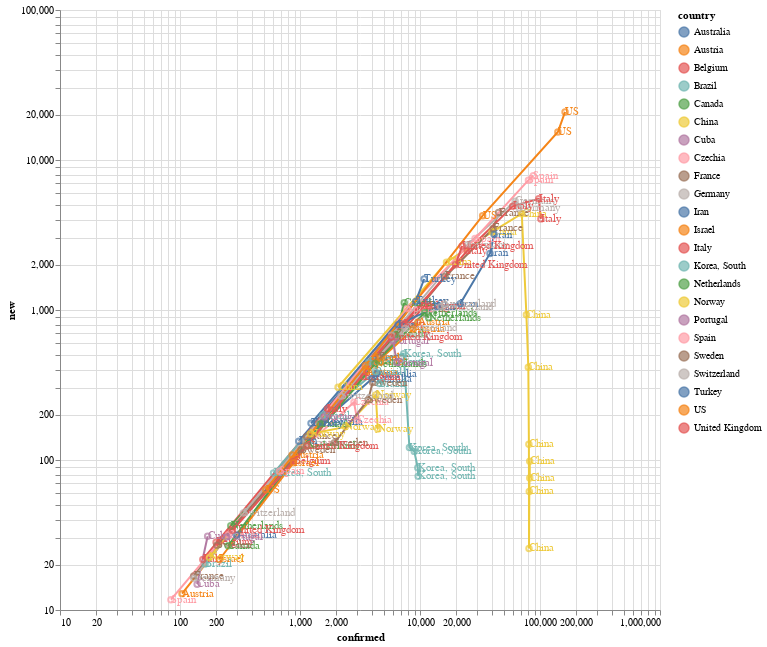

Notebook cell for this chart:
### Code cell
totals = raw_dfs.groupby('country').agg(total=('confirmed', 'max'))
countries = list(totals.index[totals['total'] > 3000]) + ['Cuba']

# countries = ['US', 'Italy', 'China', 'Spain', 'France', 'United Kingdom', 'Germany', 'Cuba', 'Korea, South', 'Japan']
# countries = raw_data.keys()
data = raw_dfs[raw_dfs['country'].isin(countries)]

chart = alt.Chart(data).mark_line().encode(
    x=alt.X('confirmed', scale=alt.Scale(type='log')),
    y=alt.Y('new', scale=alt.Scale(type='log')),
    color='country',
    tooltip='country',
)
dots = alt.Chart(data).mark_point().encode(
    x=alt.X('confirmed', scale=alt.Scale(type='log')),
    y=alt.Y('new', scale=alt.Scale(type='log')),
    color='country',
)

text = chart.mark_text(align='left').encode(
    text='country'    
)

(chart + text + dots).properties(width=600, height=600).interactive()

### Figure 1 — Vega-Lite specification as saved in the notebook (floating-point values rounded to 4 significant figures)
{"config": {"view": {"continuousWidth": 400, "continuousHeight": 300}}, "layer": [{"mark": "line", "encoding": {"color": {"type": "nominal", "field": "country"}, "tooltip": {"type": "nominal", "field": "country"}, "x": {"type": "quantitative", "field": "confirmed", "scale": {"type": "log"}}, "y": {"type": "quantitative", "field": "new", "scale": {"type": "log"}}}, "selection": {"selector011": {"type": "interval", "bind": "scales", "encodings": ["x", "y"]}}}, {"mark": {"type": "text", "align": "left"}, "encoding": {"color": {"type": "nominal", "field": "country"}, "text": {"type": "nominal", "field": "country"}, "tooltip": {"type": "nominal", "field": "country"}, "x": {"type": "quantitative", "field": "confirmed", "scale": {"type": "log"}}, "y": {"type": "quantitative", "field": "new", "scale": {"type": "log"}}}}, {"mark": "point", "encoding": {"color": {"type": "nominal", "field": "country"}, "x": {"type": "quantitative", "field": "confirmed", "scale": {"type": "log"}}, "y": {"type": "quantitative", "field": "new", "scale": {"type": "log"}}}}], "data": {"name": "data-de7e5c5d0f5797ca8ae25ec03ab4260e"}, "height": 600, "width": 600, "$schema": "https://vega.github.io/schema/vega-lite/v4.0.2.json", "datasets": {"data-de7e5c5d0f5797ca8ae25ec03ab4260e": [{"week": 7, "confirmed": 297, "new": 31.57, "country": "Australia"}, {"week": 8, "confirmed": 1549, "new": 178.9, "country": "Australia"}, {"week": 9, "confirmed": 3984, "new": 347.9, "country": "Australia"}, {"week": 10, "confirmed": 4361, "new": 377.0, "country": "Australia"}, {"week": 6, "confirmed": 104, "new": 12.86, "country": "Austria"}, {"week": 7, "confirmed": 860, "new": 108.0, "country": "Austria"}, {"week": 8, "confirmed": 3582, "new": 388.9, "country": "Austria"}, {"week": 9, "confirmed": 8788, "new": 743.7, "country": "Austria"}, {"week": 10, "confirmed": 9618, "new": 830.0, "country": "Austria"}, {"week": 6, "confirmed": 200, "new": 28.29, "country": "Belgium"}, {"week": 7, "confirmed": 886, "new": 98.0, "country": "Belgium"}, {"week": 8, "confirmed": 3401, "new": 359.3, "country": "Belgium"}, {"week": 9, "confirmed": 10836, "new": 1062.0, "country": "Belgium"}, {"week": 10, "confirmed": 11899, "new": 1063.0, "country": "Belgium"}, {"week": 7, "confirmed": 162, "new": 20.29, "country": "Brazil"}, {"week": 8, "confirmed": 1546, "new": 197.7, "country": "Brazil"}, {"week": 9, "confirmed": 4256, "new": 387.1, "country": "Brazil"}, {"week": 10, "confirmed": 4579, "new": 323.0, "country": "Brazil"}, {"week": 7, "confirmed": 252, "new": 26.86, "country": "Canada"}, {"week": 8, "confirmed": 1469, "new": 173.9, "country": "Canada"}, {"week": 9, "confirmed": 6280, "new": 687.3, "country": "Canada"}, {"week": 10, "confirmed": 7398, "new": 1118.0, "country": "Canada"}, {"week": 0, "confirmed": 2075, "new": 305.4, "country": "China"}, {"week": 1, "confirmed": 16630, "new": 2079.0, "country": "China"}, {"week": 2, "confirmed": 39829, "new": 3314.0, "country": "China"}, {"week": 3, "confirmed": 70513, "new": 4383.0, "country": "China"}, {"week": 4, "confirmed": 77022, "new": 929.9, "country": "China"}, {"week": 5, "confirmed": 79932, "new": 415.7, "country": "China"}, {"week": 6, "confirmed": 80823, "new": 127.3, "country": "China"}, {"week": 7, "confirmed": 81003, "new": 25.71, "country": "China"}, {"week": 8, "confirmed": 81435, "new": 61.71, "country": "China"}, {"week": 9, "confirmed": 82122, "new": 98.14, "country": "China"}, {"week": 10, "confirmed": 82198, "new": 76.0, "country": "China"}, {"week": 9, "confirmed": 139, "new": 14.86, "country": "Cuba"}, {"week": 10, "confirmed": 170, "new": 31.0, "country": "Cuba"}, {"week": 7, "confirmed": 253, "new": 31.71, "country": "Czechia"}, {"week": 8, "confirmed": 1120, "new": 123.9, "country": "Czechia"}, {"week": 9, "confirmed": 2817, "new": 242.4, "country": "Czechia"}, {"week": 10, "confirmed": 3001, "new": 184.0, "country": "Czechia"}, {"week": 5, "confirmed": 130, "new": 16.86, "country": "France"}, {"week": 6, "confirmed": 1136, "new": 143.7, "country": "France"}, {"week": 7, "confirmed": 4532, "new": 485.1, "country": "France"}, {"week": 8, "confirmed": 16243, "new": 1673.0, "country": "France"}, {"week": 9, "confirmed": 40708, "new": 3495.0, "country": "France"}, {"week": 10, "confirmed": 45170, "new": 4462.0, "country": "France"}, {"week": 5, "confirmed": 130, "new": 16.29, "country": "Germany"}, {"week": 6, "confirmed": 1040, "new": 130.0, "country": "Germany"}, {"week": 7, "confirmed": 5795, "new": 679.3, "country": "Germany"}, {"week": 8, "confirmed": 24873, "new": 2725.0, "country": "Germany"}, {"week": 9, "confirmed": 62095, "new": 5317.0, "country": "Germany"}, {"week": 10, "confirmed": 66885, "new": 4790.0, "country": "Germany"}, {"week": 5, "confirmed": 978, "new": 133.6, "country": "Iran"}, {"week": 6, "confirmed": 6566, "new": 798.3, "country": "Iran"}, {"week": 7, "confirmed": 13938, "new": 1053.0, "country": "Iran"}, {"week": 8, "confirmed": 21638, "new": 1100.0, "country": "Iran"}, {"week": 9, "confirmed": 38309, "new": 2382.0, "country": "Iran"}, {"week": 10, "confirmed": 41495, "new": 3186.0, "country": "Iran"}, {"week": 7, "confirmed": 213, "new": 21.71, "country": "Israel"}, {"week": 8, "confirmed": 883, "new": 95.71, "country": "Israel"}, {"week": 9, "confirmed": 4247, "new": 480.6, "country": "Israel"}, {"week": 10, "confirmed": 4695, "new": 448.0, "country": "Israel"}, {"week": 4, "confirmed": 155, "new": 21.71, "country": "Italy"}, {"week": 5, "confirmed": 1694, "new": 219.9, "country": "Italy"}, {"week": 6, "confirmed": 7375, "new": 811.6, "country": "Italy"}, {"week": 7, "confirmed": 24747, "new": 2482.0, "country": "Italy"}, {"week": 8, "confirmed": 59138, "new": 4913.0, "country": "Italy"}, {"week": 9, "confirmed": 97689, "new": 5507.0, "country": "Italy"}, {"week": 10, "confirmed": 101739, "new": 4050.0, "country": "Italy"}, {"week": 4, "confirmed": 602, "new": 81.86, "country": "Korea, South"}, {"week": 5, "confirmed": 3736, "new": 447.7, "country": "Korea, South"}, {"week": 6, "confirmed": 7314, "new": 511.1, "country": "Korea, South"}, {"week": 7, "confirmed": 8162, "new": 121.1, "country": "Korea, South"}, {"week": 8, "confirmed": 8961, "new": 114.1, "country": "Korea, South"}, {"week": 9, "confirmed": 9583, "new": 88.86, "country": "Korea, South"}, {"week": 10, "confirmed": 9661, "new": 78.0, "country": "Korea, South"}, {"week": 6, "confirmed": 265, "new": 36.43, "country": "Netherlands"}, {"week": 7, "confirmed": 1138, "new": 124.7, "country": "Netherlands"}, {"week": 8, "confirmed": 4217, "new": 439.9, "country": "Netherlands"}, {"week": 9, "confirmed": 10930, "new": 959.0, "country": "Netherlands"}, {"week": 10, "confirmed": 11817, "new": 887.0, "country": "Netherlands"}, {"week": 6, "confirmed": 176, "new": 22.43, "country": "Norway"}, {"week": 7, "confirmed": 1221, "new": 149.3, "country": "Norway"}, {"week": 8, "confirmed": 2385, "new": 166.3, "country": "Norway"}, {"week": 9, "confirmed": 4284, "new": 271.3, "country": "Norway"}, {"week": 10, "confirmed": 4445, "new": 161.0, "country": "Norway"}, {"week": 7, "confirmed": 245, "new": 30.71, "country": "Portugal"}, {"week": 8, "confirmed": 1600, "new": 193.6, "country": "Portugal"}, {"week": 9, "confirmed": 5962, "new": 623.1, "country": "Portugal"}, {"week": 10, "confirmed": 6408, "new": 446.0, "country": "Portugal"}, {"week": 5, "confirmed": 84, "new": 11.71, "country": "Spain"}, {"week": 6, "confirmed": 673, "new": 84.14, "country": "Spain"}, {"week": 7, "confirmed": 7798, "new": 1018.0, "country": "Spain"}, {"week": 8, "confirmed": 28768, "new": 2996.0, "country": "Spain"}, {"week": 9, "confirmed": 80110, "new": 7335.0, "country": "Spain"}, {"week": 10, "confirmed": 87956, "new": 7846.0, "country": "Spain"}, {"week": 6, "confirmed": 203, "new": 27.0, "country": "Sweden"}, {"week": 7, "confirmed": 1022, "new": 117.0, "country": "Sweden"}, {"week": 8, "confirmed": 1934, "new": 130.3, "country": "Sweden"}, {"week": 9, "confirmed": 3700, "new": 252.3, "country": "Sweden"}, {"week": 10, "confirmed": 4028, "new": 328.0, "country": "Sweden"}, {"week": 6, "confirmed": 337, "new": 44.29, "country": "Switzerland"}, {"week": 7, "confirmed": 2200, "new": 266.1, "country": "Switzerland"}, {"week": 8, "confirmed": 7474, "new": 753.4, "country": "Switzerland"}, {"week": 9, "confirmed": 14829, "new": 1051.0, "country": "Switzerland"}, {"week": 10, "confirmed": 15922, "new": 1093.0, "country": "Switzerland"}, {"week": 8, "confirmed": 1236, "new": 175.7, "country": "Turkey"}, {"week": 9, "confirmed": 9217, "new": 1140.0, "country": "Turkey"}, {"week": 10, "confirmed": 10827, "new": 1610.0, "country": "Turkey"}, {"week": 6, "confirmed": 274, "new": 34.0, "country": "United Kingdom"}, {"week": 7, "confirmed": 1145, "new": 124.4, "country": "United Kingdom"}, {"week": 8, "confirmed": 5745, "new": 657.1, "country": "United Kingdom"}, {"week": 9, "confirmed": 19780, "new": 2005.0, "country": "United Kingdom"}, {"week": 10, "confirmed": 22453, "new": 2673.0, "country": "United Kingdom"}, {"week": 6, "confirmed": 518, "new": 63.43, "country": "US"}, {"week": 7, "confirmed": 3499, "new": 425.9, "country": "US"}, {"week": 8, "confirmed": 33276, "new": 4254.0, "country": "US"}, {"week": 9, "confirmed": 140886, "new": 15370.0, "country": "US"}, {"week": 10, "confirmed": 161807, "new": 20920.0, "country": "US"}]}}
